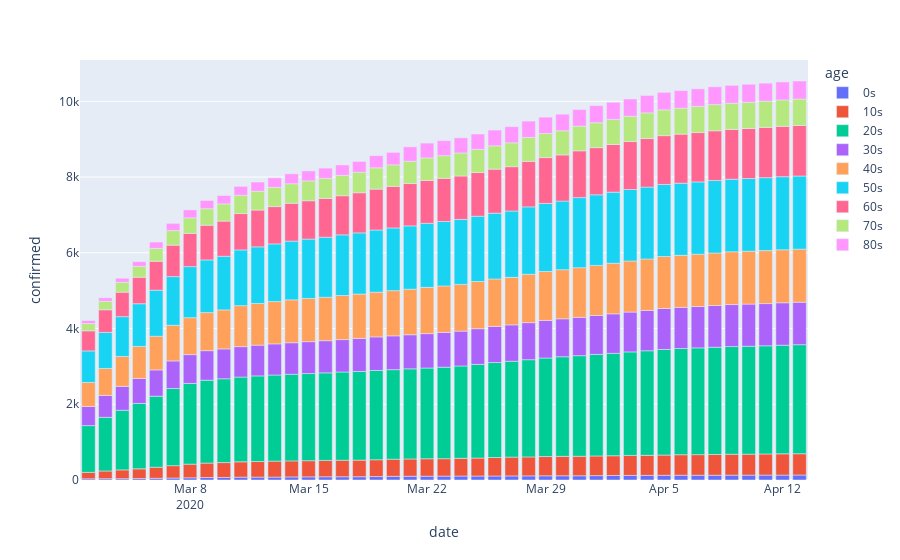

Source (notebook cell):
### Code cell
fig = px.bar(timeAge, x='date', y='confirmed',
             hover_data=['age'], color='age', )
fig.show()

### Figure 1 — Plotly figure (JSON) as saved in the notebook; plotly's stock layout.template omitted (floating-point values rounded to 4 significant figures)
{"data": [{"alignmentgroup": "True", "customdata": [["0s"], ["0s"], ["0s"], ["0s"], ["0s"], ["0s"], ["0s"], ["0s"], ["0s"], ["0s"], ["0s"], ["0s"], ["0s"], ["0s"], ["0s"], ["0s"], ["0s"], ["0s"], ["0s"], ["0s"], ["0s"], ["0s"], ["0s"], ["0s"], ["0s"], ["0s"], ["0s"], ["0s"], ["0s"], ["0s"], ["0s"], ["0s"], ["0s"], ["0s"], ["0s"], ["0s"], ["0s"], ["0s"], ["0s"], ["0s"], ["0s"], ["0s"], ["0s"]], "hovertemplate": "age=%{customdata[0]}<br>date=%{x}<br>confirmed=%{y}<extra></extra>", "legendgroup": "0s", "marker": {"color": "#636efa"}, "name": "0s", "offsetgroup": "0s", "orientation": "v", "showlegend": true, "textposition": "auto", "type": "bar", "x": ["2020-03-02", "2020-03-03", "2020-03-04", "2020-03-05", "2020-03-06", "2020-03-07", "2020-03-08", "2020-03-09", "2020-03-10", "2020-03-11", "2020-03-12", "2020-03-13", "2020-03-14", "2020-03-15", "2020-03-16", "2020-03-17", "2020-03-18", "2020-03-19", "2020-03-20", "2020-03-21", "2020-03-22", "2020-03-23", "2020-03-24", "2020-03-25", "2020-03-26", "2020-03-27", "2020-03-28", "2020-03-29", "2020-03-30", "2020-03-31", "2020-04-01", "2020-04-02", "2020-04-03", "2020-04-04", "2020-04-05", "2020-04-06", "2020-04-07", "2020-04-08", "2020-04-09", "2020-04-10", "2020-04-11", "2020-04-12", "2020-04-13"], "xaxis": "x", "y": [32, 34, 34, 38, 45, 52, 58, 66, 67, 75, 76, 77, 81, 83, 85, 86, 87, 91, 97, 99, 101, 103, 105, 105, 106, 108, 109, 111, 112, 112, 116, 119, 121, 122, 124, 126, 126, 126, 128, 129, 130, 130, 132], "yaxis": "y"}, {"alignmentgroup": "True", "customdata": [["10s"], ["10s"], ["10s"], ["10s"], ["10s"], ["10s"], ["10s"], ["10s"], ["10s"], ["10s"], ["10s"], ["10s"], ["10s"], ["10s"], ["10s"], ["10s"], ["10s"], ["10s"], ["10s"], ["10s"], ["10s"], ["10s"], ["10s"], ["10s"], ["10s"], ["10s"], ["10s"], ["10s"], ["10s"], ["10s"], ["10s"], ["10s"], ["10s"], ["10s"], ["10s"], ["10s"], ["10s"], ["10s"], ["10s"], ["10s"], ["10s"], ["10s"], ["10s"]], "hovertemplate": "age=%{customdata[0]}<br>date=%{x}<br>confirmed=%{y}<extra></extra>", "legendgroup": "10s", "marker": {"color": "#EF553B"}, "name": "10s", "offsetgroup": "10s", "orientation": "v", "showlegend": true, "textposition": "auto", "type": "bar", "x": ["2020-03-02", "2020-03-03", "2020-03-04", "2020-03-05", "2020-03-06", "2020-03-07", "2020-03-08", "2020-03-09", "2020-03-10", "2020-03-11", "2020-03-12", "2020-03-13", "2020-03-14", "2020-03-15", "2020-03-16", "2020-03-17", "2020-03-18", "2020-03-19", "2020-03-20", "2020-03-21", "2020-03-22", "2020-03-23", "2020-03-24", "2020-03-25", "2020-03-26", "2020-03-27", "2020-03-28", "2020-03-29", "2020-03-30", "2020-03-31", "2020-04-01", "2020-04-02", "2020-04-03", "2020-04-04", "2020-04-05", "2020-04-06", "2020-04-07", "2020-04-08", "2020-04-09", "2020-04-10", "2020-04-11", "2020-04-12", "2020-04-13"], "xaxis": "x", "y": [169, 204, 233, 257, 292, 327, 360, 381, 393, 405, 412, 421, 424, 427, 432, 436, 438, 444, 452, 457, 460, 460, 468, 475, 488, 496, 501, 508, 513, 515, 519, 522, 528, 530, 535, 542, 544, 548, 552, 553, 558, 561, 562], "yaxis": "y"}, {"alignmentgroup": "True", "customdata": [["20s"], ["20s"], ["20s"], ["20s"], ["20s"], ["20s"], ["20s"], ["20s"], ["20s"], ["20s"], ["20s"], ["20s"], ["20s"], ["20s"], ["20s"], ["20s"], ["20s"], ["20s"], ["20s"], ["20s"], ["20s"], ["20s"], ["20s"], ["20s"], ["20s"], ["20s"], ["20s"], ["20s"], ["20s"], ["20s"], ["20s"], ["20s"], ["20s"], ["20s"], ["20s"], ["20s"], ["20s"], ["20s"], ["20s"], ["20s"], ["20s"], ["20s"], ["20s"]], "hovertemplate": "age=%{customdata[0]}<br>date=%{x}<br>confirmed=%{y}<extra></extra>", "legendgroup": "20s", "marker": {"color": "#00cc96"}, "name": "20s", "offsetgroup": "20s", "orientation": "v", "showlegend": true, "textposition": "auto", "type": "bar", "x": ["2020-03-02", "2020-03-03", "2020-03-04", "2020-03-05", "2020-03-06", "2020-03-07", "2020-03-08", "2020-03-09", "2020-03-10", "2020-03-11", "2020-03-12", "2020-03-13", "2020-03-14", "2020-03-15", "2020-03-16", "2020-03-17", "2020-03-18", "2020-03-19", "2020-03-20", "2020-03-21", "2020-03-22", "2020-03-23", "2020-03-24", "2020-03-25", "2020-03-26", "2020-03-27", "2020-03-28", "2020-03-29", "2020-03-30", "2020-03-31", "2020-04-01", "2020-04-02", "2020-04-03", "2020-04-04", "2020-04-05", "2020-04-06", "2020-04-07", "2020-04-08", "2020-04-09", "2020-04-10", "2020-04-11", "2020-04-12", "2020-04-13"], "xaxis": "x", "y": [1235, 1417, 1575, 1727, 1877, 2038, 2133, 2190, 2213, 2238, 2261, 2274, 2287, 2301, 2313, 2330, 2342, 2358, 2365, 2380, 2396, 2417, 2438, 2473, 2508, 2532, 2567, 2602, 2630, 2656, 2682, 2704, 2734, 2761, 2789, 2804, 2819, 2832, 2844, 2851, 2856, 2869, 2879], "yaxis": "y"}, {"alignmentgroup": "True", "customdata": [["30s"], ["30s"], ["30s"], ["30s"], ["30s"], ["30s"], ["30s"], ["30s"], ["30s"], ["30s"], ["30s"], ["30s"], ["30s"], ["30s"], ["30s"], ["30s"], ["30s"], ["30s"], ["30s"], ["30s"], ["30s"], ["30s"], ["30s"], ["30s"], ["30s"], ["30s"], ["30s"], ["30s"], ["30s"], ["30s"], ["30s"], ["30s"], ["30s"], ["30s"], ["30s"], ["30s"], ["30s"], ["30s"], ["30s"], ["30s"], ["30s"], ["30s"], ["30s"]], "hovertemplate": "age=%{customdata[0]}<br>date=%{x}<br>confirmed=%{y}<extra></extra>", "legendgroup": "30s", "marker": {"color": "#ab63fa"}, "name": "30s", "offsetgroup": "30s", "orientation": "v", "showlegend": true, "textposition": "auto", "type": "bar", "x": ["2020-03-02", "2020-03-03", "2020-03-04", "2020-03-05", "2020-03-06", "2020-03-07", "2020-03-08", "2020-03-09", "2020-03-10", "2020-03-11", "2020-03-12", "2020-03-13", "2020-03-14", "2020-03-15", "2020-03-16", "2020-03-17", "2020-03-18", "2020-03-19", "2020-03-20", "2020-03-21", "2020-03-22", "2020-03-23", "2020-03-24", "2020-03-25", "2020-03-26", "2020-03-27", "2020-03-28", "2020-03-29", "2020-03-30", "2020-03-31", "2020-04-01", "2020-04-02", "2020-04-03", "2020-04-04", "2020-04-05", "2020-04-06", "2020-04-07", "2020-04-08", "2020-04-09", "2020-04-10", "2020-04-11", "2020-04-12", "2020-04-13"], "xaxis": "x", "y": [506, 578, 631, 659, 693, 727, 760, 779, 789, 804, 812, 823, 833, 842, 849, 856, 873, 886, 893, 900, 909, 917, 921, 943, 955, 960, 978, 993, 1002, 1012, 1027, 1043, 1052, 1066, 1083, 1086, 1092, 1102, 1109, 1113, 1115, 1120, 1122], "yaxis": "y"}, {"alignmentgroup": "True", "customdata": [["40s"], ["40s"], ["40s"], ["40s"], ["40s"], ["40s"], ["40s"], ["40s"], ["40s"], ["40s"], ["40s"], ["40s"], ["40s"], ["40s"], ["40s"], ["40s"], ["40s"], ["40s"], ["40s"], ["40s"], ["40s"], ["40s"], ["40s"], ["40s"], ["40s"], ["40s"], ["40s"], ["40s"], ["40s"], ["40s"], ["40s"], ["40s"], ["40s"], ["40s"], ["40s"], ["40s"], ["40s"], ["40s"], ["40s"], ["40s"], ["40s"], ["40s"], ["40s"]], "hovertemplate": "age=%{customdata[0]}<br>date=%{x}<br>confirmed=%{y}<extra></extra>", "legendgroup": "40s", "marker": {"color": "#FFA15A"}, "name": "40s", "offsetgroup": "40s", "orientation": "v", "showlegend": true, "textposition": "auto", "type": "bar", "x": ["2020-03-02", "2020-03-03", "2020-03-04", "2020-03-05", "2020-03-06", "2020-03-07", "2020-03-08", "2020-03-09", "2020-03-10", "2020-03-11", "2020-03-12", "2020-03-13", "2020-03-14", "2020-03-15", "2020-03-16", "2020-03-17", "2020-03-18", "2020-03-19", "2020-03-20", "2020-03-21", "2020-03-22", "2020-03-23", "2020-03-24", "2020-03-25", "2020-03-26", "2020-03-27", "2020-03-28", "2020-03-29", "2020-03-30", "2020-03-31", "2020-04-01", "2020-04-02", "2020-04-03", "2020-04-04", "2020-04-05", "2020-04-06", "2020-04-07", "2020-04-08", "2020-04-09", "2020-04-10", "2020-04-11", "2020-04-12", "2020-04-13"], "xaxis": "x", "y": [633, 713, 790, 847, 889, 941, 975, 1005, 1030, 1082, 1101, 1117, 1133, 1141, 1147, 1164, 1171, 1181, 1193, 1203, 1221, 1228, 1234, 1246, 1252, 1256, 1278, 1292, 1297, 1312, 1323, 1336, 1350, 1358, 1370, 1375, 1382, 1387, 1394, 1396, 1399, 1400, 1401], "yaxis": "y"}, {"alignmentgroup": "True", "customdata": [["50s"], ["50s"], ["50s"], ["50s"], ["50s"], ["50s"], ["50s"], ["50s"], ["50s"], ["50s"], ["50s"], ["50s"], ["50s"], ["50s"], ["50s"], ["50s"], ["50s"], ["50s"], ["50s"], ["50s"], ["50s"], ["50s"], ["50s"], ["50s"], ["50s"], ["50s"], ["50s"], ["50s"], ["50s"], ["50s"], ["50s"], ["50s"], ["50s"], ["50s"], ["50s"], ["50s"], ["50s"], ["50s"], ["50s"], ["50s"], ["50s"], ["50s"], ["50s"]], "hovertemplate": "age=%{customdata[0]}<br>date=%{x}<br>confirmed=%{y}<extra></extra>", "legendgroup": "50s", "marker": {"color": "#19d3f3"}, "name": "50s", "offsetgroup": "50s", "orientation": "v", "showlegend": true, "textposition": "auto", "type": "bar", "x": ["2020-03-02", "2020-03-03", "2020-03-04", "2020-03-05", "2020-03-06", "2020-03-07", "2020-03-08", "2020-03-09", "2020-03-10", "2020-03-11", "2020-03-12", "2020-03-13", "2020-03-14", "2020-03-15", "2020-03-16", "2020-03-17", "2020-03-18", "2020-03-19", "2020-03-20", "2020-03-21", "2020-03-22", "2020-03-23", "2020-03-24", "2020-03-25", "2020-03-26", "2020-03-27", "2020-03-28", "2020-03-29", "2020-03-30", "2020-03-31", "2020-04-01", "2020-04-02", "2020-04-03", "2020-04-04", "2020-04-05", "2020-04-06", "2020-04-07", "2020-04-08", "2020-04-09", "2020-04-10", "2020-04-11", "2020-04-12", "2020-04-13"], "xaxis": "x", "y": [834, 952, 1051, 1127, 1217, 1287, 1349, 1391, 1416, 1472, 1495, 1523, 1551, 1568, 1585, 1602, 1615, 1642, 1656, 1672, 1691, 1702, 1716, 1724, 1738, 1752, 1780, 1798, 1812, 1851, 1865, 1878, 1887, 1898, 1904, 1906, 1909, 1915, 1917, 1920, 1926, 1930, 1932], "yaxis": "y"}, {"alignmentgroup": "True", "customdata": [["60s"], ["60s"], ["60s"], ["60s"], ["60s"], ["60s"], ["60s"], ["60s"], ["60s"], ["60s"], ["60s"], ["60s"], ["60s"], ["60s"], ["60s"], ["60s"], ["60s"], ["60s"], ["60s"], ["60s"], ["60s"], ["60s"], ["60s"], ["60s"], ["60s"], ["60s"], ["60s"], ["60s"], ["60s"], ["60s"], ["60s"], ["60s"], ["60s"], ["60s"], ["60s"], ["60s"], ["60s"], ["60s"], ["60s"], ["60s"], ["60s"], ["60s"], ["60s"]], "hovertemplate": "age=%{customdata[0]}<br>date=%{x}<br>confirmed=%{y}<extra></extra>", "legendgroup": "60s", "marker": {"color": "#FF6692"}, "name": "60s", "offsetgroup": "60s", "orientation": "v", "showlegend": true, "textposition": "auto", "type": "bar", "x": ["2020-03-02", "2020-03-03", "2020-03-04", "2020-03-05", "2020-03-06", "2020-03-07", "2020-03-08", "2020-03-09", "2020-03-10", "2020-03-11", "2020-03-12", "2020-03-13", "2020-03-14", "2020-03-15", "2020-03-16", "2020-03-17", "2020-03-18", "2020-03-19", "2020-03-20", "2020-03-21", "2020-03-22", "2020-03-23", "2020-03-24", "2020-03-25", "2020-03-26", "2020-03-27", "2020-03-28", "2020-03-29", "2020-03-30", "2020-03-31", "2020-04-01", "2020-04-02", "2020-04-03", "2020-04-04", "2020-04-05", "2020-04-06", "2020-04-07", "2020-04-08", "2020-04-09", "2020-04-10", "2020-04-11", "2020-04-12", "2020-04-13"], "xaxis": "x", "y": [530, 597, 646, 699, 763, 830, 878, 916, 929, 960, 972, 985, 999, 1012, 1024, 1033, 1059, 1080, 1099, 1118, 1132, 1139, 1146, 1154, 1162, 1170, 1201, 1210, 1218, 1235, 1245, 1258, 1266, 1282, 1289, 1294, 1304, 1312, 1314, 1320, 1327, 1330, 1335], "yaxis": "y"}, {"alignmentgroup": "True", "customdata": [["70s"], ["70s"], ["70s"], ["70s"], ["70s"], ["70s"], ["70s"], ["70s"], ["70s"], ["70s"], ["70s"], ["70s"], ["70s"], ["70s"], ["70s"], ["70s"], ["70s"], ["70s"], ["70s"], ["70s"], ["70s"], ["70s"], ["70s"], ["70s"], ["70s"], ["70s"], ["70s"], ["70s"], ["70s"], ["70s"], ["70s"], ["70s"], ["70s"], ["70s"], ["70s"], ["70s"], ["70s"], ["70s"], ["70s"], ["70s"], ["70s"], ["70s"], ["70s"]], "hovertemplate": "age=%{customdata[0]}<br>date=%{x}<br>confirmed=%{y}<extra></extra>", "legendgroup": "70s", "marker": {"color": "#B6E880"}, "name": "70s", "offsetgroup": "70s", "orientation": "v", "showlegend": true, "textposition": "auto", "type": "bar", "x": ["2020-03-02", "2020-03-03", "2020-03-04", "2020-03-05", "2020-03-06", "2020-03-07", "2020-03-08", "2020-03-09", "2020-03-10", "2020-03-11", "2020-03-12", "2020-03-13", "2020-03-14", "2020-03-15", "2020-03-16", "2020-03-17", "2020-03-18", "2020-03-19", "2020-03-20", "2020-03-21", "2020-03-22", "2020-03-23", "2020-03-24", "2020-03-25", "2020-03-26", "2020-03-27", "2020-03-28", "2020-03-29", "2020-03-30", "2020-03-31", "2020-04-01", "2020-04-02", "2020-04-03", "2020-04-04", "2020-04-05", "2020-04-06", "2020-04-07", "2020-04-08", "2020-04-09", "2020-04-10", "2020-04-11", "2020-04-12", "2020-04-13"], "xaxis": "x", "y": [192, 224, 260, 288, 340, 384, 409, 438, 454, 483, 497, 506, 515, 525, 531, 539, 542, 562, 568, 589, 595, 599, 608, 611, 616, 630, 632, 635, 640, 651, 658, 663, 668, 678, 681, 686, 689, 692, 692, 694, 694, 697, 698], "yaxis": "y"}, {"alignmentgroup": "True", "customdata": [["80s"], ["80s"], ["80s"], ["80s"], ["80s"], ["80s"], ["80s"], ["80s"], ["80s"], ["80s"], ["80s"], ["80s"], ["80s"], ["80s"], ["80s"], ["80s"], ["80s"], ["80s"], ["80s"], ["80s"], ["80s"], ["80s"], ["80s"], ["80s"], ["80s"], ["80s"], ["80s"], ["80s"], ["80s"], ["80s"], ["80s"], ["80s"], ["80s"], ["80s"], ["80s"], ["80s"], ["80s"], ["80s"], ["80s"], ["80s"], ["80s"], ["80s"], ["80s"]], "hovertemplate": "age=%{customdata[0]}<br>date=%{x}<br>confirmed=%{y}<extra></extra>", "legendgroup": "80s", "marker": {"color": "#FF97FF"}, "name": "80s", "offsetgroup": "80s", "orientation": "v", "showlegend": true, "textposition": "auto", "type": "bar", "x": ["2020-03-02", "2020-03-03", "2020-03-04", "2020-03-05", "2020-03-06", "2020-03-07", "2020-03-08", "2020-03-09", "2020-03-10", "2020-03-11", "2020-03-12", "2020-03-13", "2020-03-14", "2020-03-15", "2020-03-16", "2020-03-17", "2020-03-18", "2020-03-19", "2020-03-20", "2020-03-21", "2020-03-22", "2020-03-23", "2020-03-24", "2020-03-25", "2020-03-26", "2020-03-27", "2020-03-28", "2020-03-29", "2020-03-30", "2020-03-31", "2020-04-01", "2020-04-02", "2020-04-03", "2020-04-04", "2020-04-05", "2020-04-06", "2020-04-07", "2020-04-08", "2020-04-09", "2020-04-10", "2020-04-11", "2020-04-12", "2020-04-13"], "xaxis": "x", "y": [81, 93, 108, 124, 168, 191, 212, 216, 222, 236, 243, 253, 263, 263, 270, 274, 286, 321, 329, 381, 392, 396, 401, 406, 416, 428, 432, 434, 437, 442, 452, 453, 456, 461, 462, 465, 466, 470, 473, 474, 475, 475, 476], "yaxis": "y"}], "layout": {"barmode": "relative", "legend": {"title": {"text": "age"}, "tracegroupgap": 0}, "margin": {"t": 60}, "xaxis": {"anchor": "y", "domain": [0, 1], "title": {"text": "date"}}, "yaxis": {"anchor": "x", "domain": [0, 1], "title": {"text": "confirmed"}}}}
